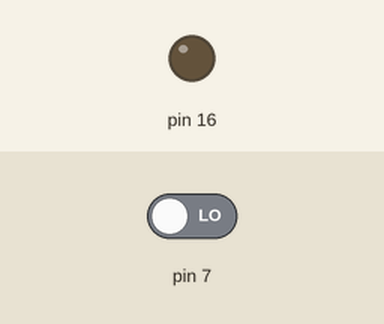
Simulated run of this program. Board: Raspberry Pi (header pin numbers). Shown: output pins drawn as LEDs (lit = HIGH). Inputs (shaded band) come from the test bench; at power-on: pin 7 LOW. The clock reads 2024-03-15 10:24:30 at power-on unless the program sets it; what the program prints to the terminal is not drawn.

Above: at 2.2 s.
2.3 s: pin 7 driven HIGH
Timing chart, 0 to 5.3 s (numbered marks = the images above; inputs shaded):
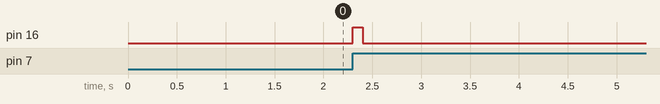

The program:

gpin_event.py
```python
import time
import datetime
from datetime import datetime
import RPi.GPIO as GPIO
from time import sleep

Sensor: int = 7
Led: int = 16

GPIO.setwarnings(False)
GPIO.setmode(GPIO.BOARD)    #connect to RP
GPIO.setup(Sensor, GPIO.IN) #Read output pin
GPIO.setup(Led, GPIO.OUT)   #LED output pin

GPIO.output(Led, False)  #set LED to value 0 - Turn off LED

time.sleep(1)
print("ready to get movement")

def motion_detected(sensor):
    '''detection function'''
    now = datetime.now()
    print(f"Movement detected on pin sensor {sensor}, Led is on - {now}")
    GPIO.output(Led, True)
    time.sleep(0.1)
    GPIO.output(Led,False)

try:
    GPIO.add_event_detect(Sensor, GPIO.RISING, callback=motion_detected, bouncetime=1000)
    while True:
        pass
except KeyboardInterrupt:
    GPIO.cleanup()
    print("bye")
```

Measured:
- after the input at 2.3 s, pin 16: LOW → HIGH at once, → LOW 0.10 s later
